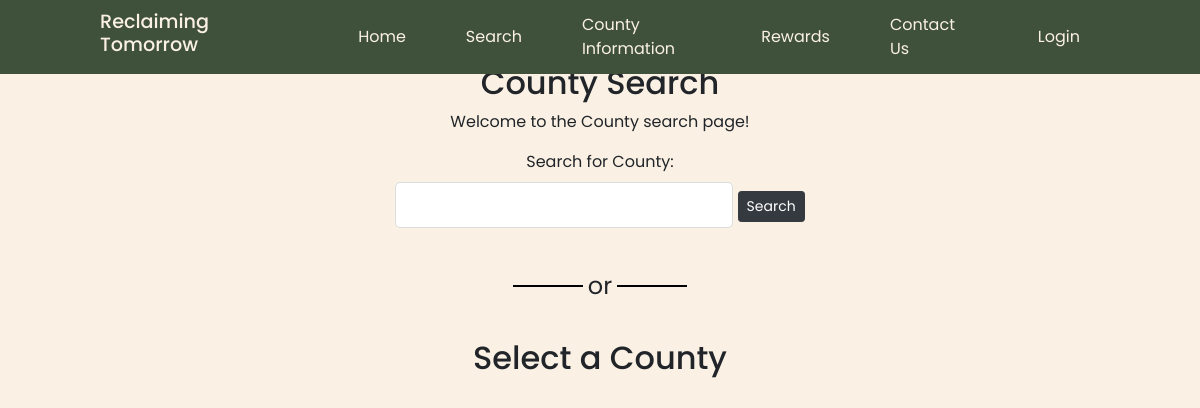
Page /county_search/county.php on the earlier database version.
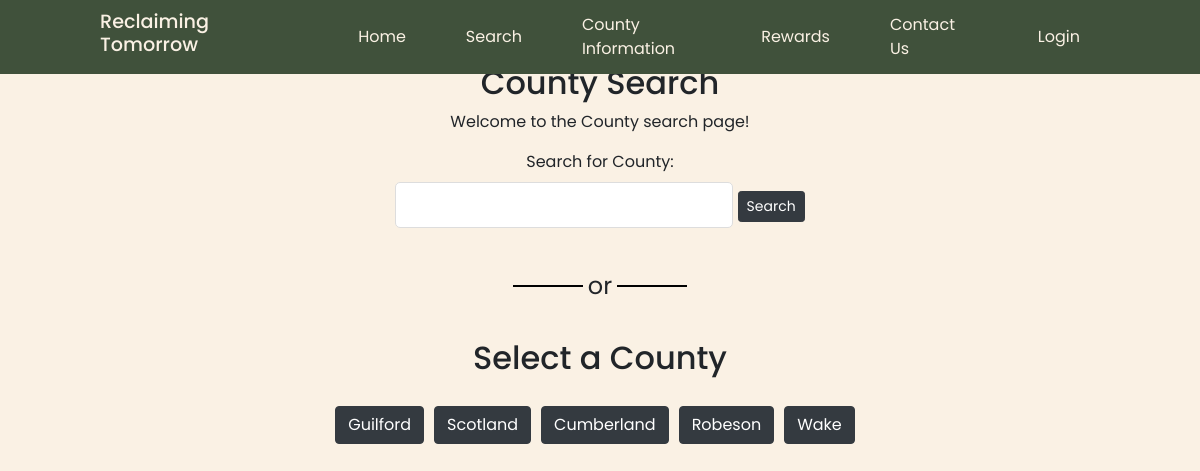
Same page on the later database version.
### tables this page shows
CREATE TABLE `county_search` (
  `County` varchar(150) NOT NULL,
  `Accepted Materials` varchar(150) NOT NULL,
  `Local Events` varchar(150) NOT NULL,
  `Pick-up Schedule` varchar(150) NOT NULL
);

### county_search/county.php (the view, shortened to what this page needs)
<!DOCTYPE html>
<html>
<head>
    <link rel="stylesheet" href="https://maxcdn.bootstrapcdn.com/bootstrap/4.5.2/css/bootstrap.min.css">
    <link rel="stylesheet" href="../style.css">
</head>
<body>
<?php include '../include/header.php'; ?>
    <h2 style="text-align: center;">County Search</h2>
    <p style="text-align: center;">Welcome to the County search page!</p>
    <form method="post" action="search_results" style="text-align: center;">
        <label for="County">Search for County:</label>
        <input type="text" name="County" id="County" required pattern=".*\S+.*">
        <input type="submit" value="Search" class="btn btn-dark btn-sm">
    </form>
    <div class="line_box">
    <div class="line_box2" style="margin-top: 40px;margin-bottom: 35px;">
        <div class="line"></div>
        <div class="word">or</div>
        <div class="line"></div>
    </div>
    </div>
    <h2 style="text-align: center;">Select a County</h2>
<?php
$host = 'localhost';
$username = 'root';
$password = '';
$database = 'reclaiming_tomorrow_db';
$conn = new mysqli($host, $username, $password, $database);
    $sql = "SELECT * FROM county_search";
    $result = $conn->query($sql);
    if ($result->num_rows > 0) {
        echo '<form method="post" action="search_results" style="text-align: center;">';
        while ($row = $result->fetch_assoc()) {
            echo '<input type="submit" name="County" value="'.$row['County'].'" class="btn btn-dark" style="margin-right: 10px;margin-top: 20px">';
        }
        echo "</form>";
    }
?>
</body>
</html>

Differences in the rows shown:
added county_search: County "Guilford"
added county_search: County "Scotland"
added county_search: County "Cumberland"
added county_search: County "Robeson"
added county_search: County "Wake"
